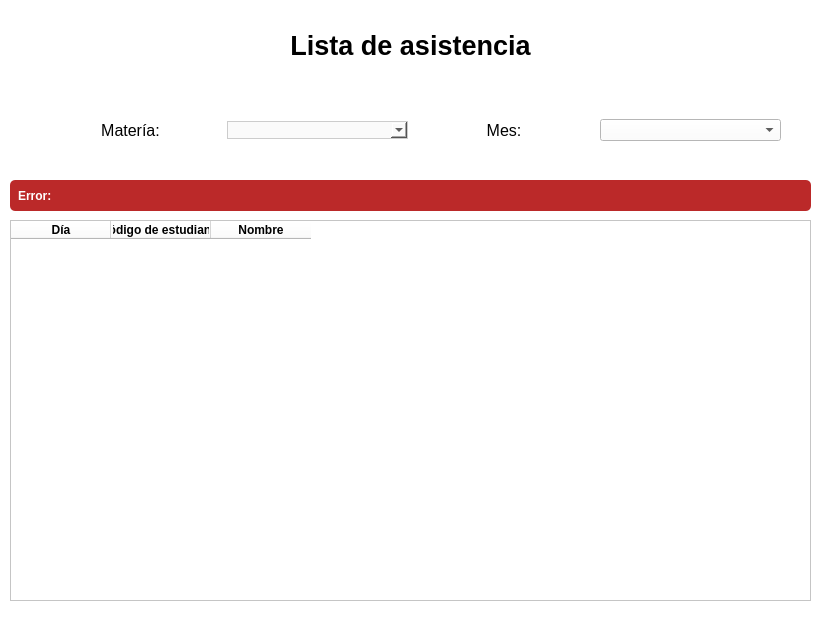
<?xml version="1.0" encoding="UTF-8"?>
<ui version="4.0">
 <class>MainWindow</class>
 <widget class="QMainWindow" name="MainWindow">
  <property name="geometry">
   <rect>
    <x>0</x>
    <y>0</y>
    <width>822</width>
    <height>619</height>
   </rect>
  </property>
  <property name="windowTitle">
   <string>MainWindow</string>
  </property>
  <property name="styleSheet">
   <string notr="true">background-color: white;
</string>
  </property>
  <widget class="QWidget" name="centralwidget">
   <widget class="QLabel" name="label">
    <property name="geometry">
     <rect>
      <x>10</x>
      <y>10</y>
      <width>801</width>
      <height>71</height>
     </rect>
    </property>
    <property name="font">
     <font>
      <pointsize>20</pointsize>
      <weight>75</weight>
      <bold>true</bold>
     </font>
    </property>
    <property name="text">
     <string>Lista de asistencia</string>
    </property>
    <property name="alignment">
     <set>Qt::AlignCenter</set>
    </property>
   </widget>
   <widget class="QTableWidget" name="tbl_assistances">
    <property name="geometry">
     <rect>
      <x>10</x>
      <y>220</y>
      <width>801</width>
      <height>381</height>
     </rect>
    </property>
    <property name="alternatingRowColors">
     <bool>true</bool>
    </property>
    <property name="selectionMode">
     <enum>QAbstractItemView::SingleSelection</enum>
    </property>
    <property name="selectionBehavior">
     <enum>QAbstractItemView::SelectRows</enum>
    </property>
    <column>
     <property name="text">
      <string>Día</string>
     </property>
     <property name="font">
      <font>
       <weight>75</weight>
       <bold>true</bold>
      </font>
     </property>
    </column>
    <column>
     <property name="text">
      <string>Código de estudiante</string>
     </property>
     <property name="font">
      <font>
       <weight>75</weight>
       <bold>true</bold>
      </font>
     </property>
     <property name="textAlignment">
      <set>AlignCenter</set>
     </property>
    </column>
    <column>
     <property name="text">
      <string>Nombre</string>
     </property>
     <property name="font">
      <font>
       <weight>75</weight>
       <bold>true</bold>
      </font>
     </property>
     <property name="textAlignment">
      <set>AlignCenter</set>
     </property>
    </column>
   </widget>
   <widget class="QWidget" name="horizontalLayoutWidget">
    <property name="geometry">
     <rect>
      <x>10</x>
      <y>90</y>
      <width>801</width>
      <height>80</height>
     </rect>
    </property>
    <layout class="QHBoxLayout" name="frm_filter_controls">
     <property name="leftMargin">
      <number>30</number>
     </property>
     <property name="topMargin">
      <number>0</number>
     </property>
     <property name="rightMargin">
      <number>30</number>
     </property>
     <item>
      <widget class="QLabel" name="lbl_subject">
       <property name="font">
        <font>
         <pointsize>12</pointsize>
        </font>
       </property>
       <property name="styleSheet">
        <string notr="true"/>
       </property>
       <property name="text">
        <string>Matería:</string>
       </property>
       <property name="alignment">
        <set>Qt::AlignCenter</set>
       </property>
      </widget>
     </item>
     <item>
      <widget class="QComboBox" name="cmb_subject">
       <property name="styleSheet">
        <string notr="true">border:1px solid #ccc;
background-color: #fafafa;
padding-left: 5px;</string>
       </property>
      </widget>
     </item>
     <item>
      <widget class="QLabel" name="lbl_month">
       <property name="font">
        <font>
         <pointsize>12</pointsize>
        </font>
       </property>
       <property name="text">
        <string>Mes:</string>
       </property>
       <property name="alignment">
        <set>Qt::AlignCenter</set>
       </property>
      </widget>
     </item>
     <item>
      <widget class="QComboBox" name="cmb_month"/>
     </item>
    </layout>
   </widget>
   <widget class="QLabel" name="lbl_error">
    <property name="geometry">
     <rect>
      <x>10</x>
      <y>180</y>
      <width>801</width>
      <height>31</height>
     </rect>
    </property>
    <property name="font">
     <font>
      <weight>75</weight>
      <bold>true</bold>
     </font>
    </property>
    <property name="styleSheet">
     <string notr="true">background-color: #bb2929;
color: white;
border-radius: 5px;
padding: 5px;</string>
    </property>
    <property name="text">
     <string>Error:</string>
    </property>
   </widget>
  </widget>
 </widget>
 <resources/>
 <connections/>
</ui>
